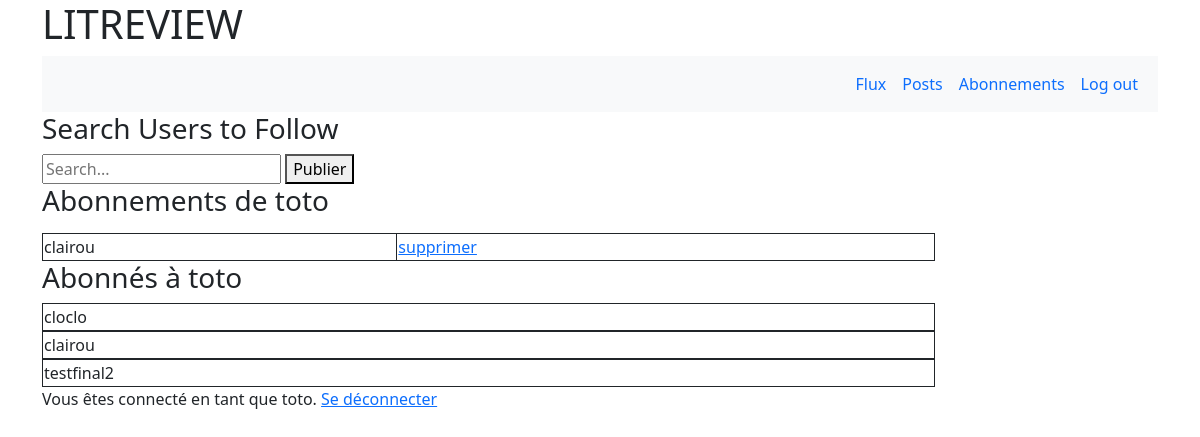
The page /follows (signed in) on the database as committed earlier.
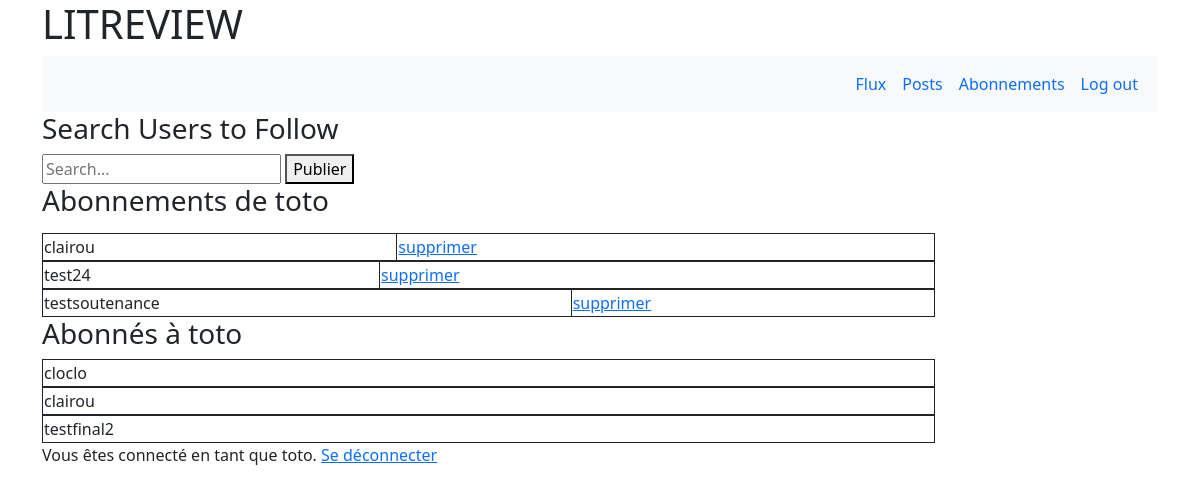
The same page on the database as committed later.
### authentication/models.py (models this page shows)
class User(AbstractUser):
    CREATOR = 'CREATOR'
    SUBSCRIBER = 'SUBSCRIBER'
    ROLE_CHOICES = (
        (CREATOR, 'Créateur'),
        (SUBSCRIBER, 'Abonné'),
    )
    role = models.CharField(max_length=30,
                            choices=ROLE_CHOICES,
                            verbose_name='Rôle')

### litreview/models.py (models this page shows, shortened)
class UserFollows(models.Model):
    user = models.ForeignKey(
        to=settings.AUTH_USER_MODEL, on_delete=models.CASCADE,
        related_name='following', blank=True, null=True)
    followed_user = models.ForeignKey(
        to=settings.AUTH_USER_MODEL, on_delete=models.CASCADE,
        related_name='followed_by', blank=True, null=True)
    class Meta:
        unique_together = ('user', 'followed_user',)

### litreview/views.py (the view, shortened to what this page needs)
# urls.py: path('follows', views.follows_searched, name='follows'),
@login_required
def follows_searched(request):
    user_en_ligne = User.objects.get(id=request.user.id)
    following = user_en_ligne.following.all()
    followed = user_en_ligne.followed_by.all()
    return render(request, 'litreview/follows.html', {'following': following,
                                                      'followed': followed,
                                                      'user_en_ligne': user_en_ligne
                                                      })

### litreview/templates/litreview/follows.html (shortened to what this page needs)
{% extends 'base.html' %}
{% block content %}
{% include 'litreview/nav.html' %}
    <h3>Search Users to Follow</h3>
    <form method=POST >
        <input type="text" placeholder="Search..." name="searched">
        <button type="submit" >Publier</button>
    </form>
<h3>Abonnements de {{ user_en_ligne.username }}</h3>
<div class="following">
{% for follow in following %}
      <table>
  <tr>
    <td>{{ follow.followed_user }}</td>
      <td><a href="{% url 'follow_delete' follow.id %}">supprimer</a></td>
    </tr>
        </table>
{% endfor %}
    </div>
<h3>Abonnés à {{ user_en_ligne.username }}</h3>
<div class="followed">
{% for follow in followed %}
      <table>
  <tr>
    <td>{{ follow.user }}</td>
    </tr>
        </table>
{% endfor %}
    </div>
{% endblock content %}

### templates/base.html (shortened to what this page needs)
{% load static %}
{{ '<' }}{{ '!DOCTYPE html>' }}
<html lang="en">
  <head>
    <link href="https://cdn.jsdelivr.net/npm/bootstrap@5.1.3/dist/css/bootstrap.min.css" rel="stylesheet">
    <link rel="stylesheet" type="text/css" href="{% static 'litreview/style.css' %}">
    <link rel="stylesheet" href="https://cdnjs.cloudflare.com/ajax/libs/font-awesome/4.7.0/css/font-awesome.min.css">
  </head>
  <body>
  <div class="container">
    <h1>LITREVIEW</h1>
    {% block content %}{% endblock content %}
    {% if user.is_authenticated %}
            <p>Vous êtes connecté en tant que {{ request.user }}. <a href="{% url 'logout' %}">Se déconnecter</a></p>
    {% endif %}
    </div>
  </body>
</html>

### litreview/templates/litreview/nav.html (shortened to what this page needs)
{% block content %}
<nav class="navbar navbar-expand-lg bg-light">
  <div class="container-fluid">
    <div class="collapse navbar-collapse" id="navbarSupportedContent">
      <ul class="navbar-nav ms-auto mb-2 mb-lg-0">
            <li class="nav-item"><a class="nav-link" href="{% url 'feed' %}">Flux</a></li>
              <li class="nav-item"><a class="nav-link" href="{% url 'posts' %}">Posts</a></li>
              <li class="nav-item"><a class="nav-link" href="{% url 'follows' %}">Abonnements</a></li>
              <li class="nav-item"><a class="nav-link" href="{% url 'logout' %}">Log out</a></li>
      </ul>
    </div>
  </div>
</nav>
{% endblock content %}

### litreview/static/litreview/style.css (style rules this page uses)
table, td { border: 1px solid; border-collapse: collapse; }
table { width: 80%; }

Rows that differ between the two databases and show on the page:
added UserFollows: followed_user "test24", shown under "Abonnements de toto"
added UserFollows: followed_user "testsoutenance", shown under "Abonnements de toto"
